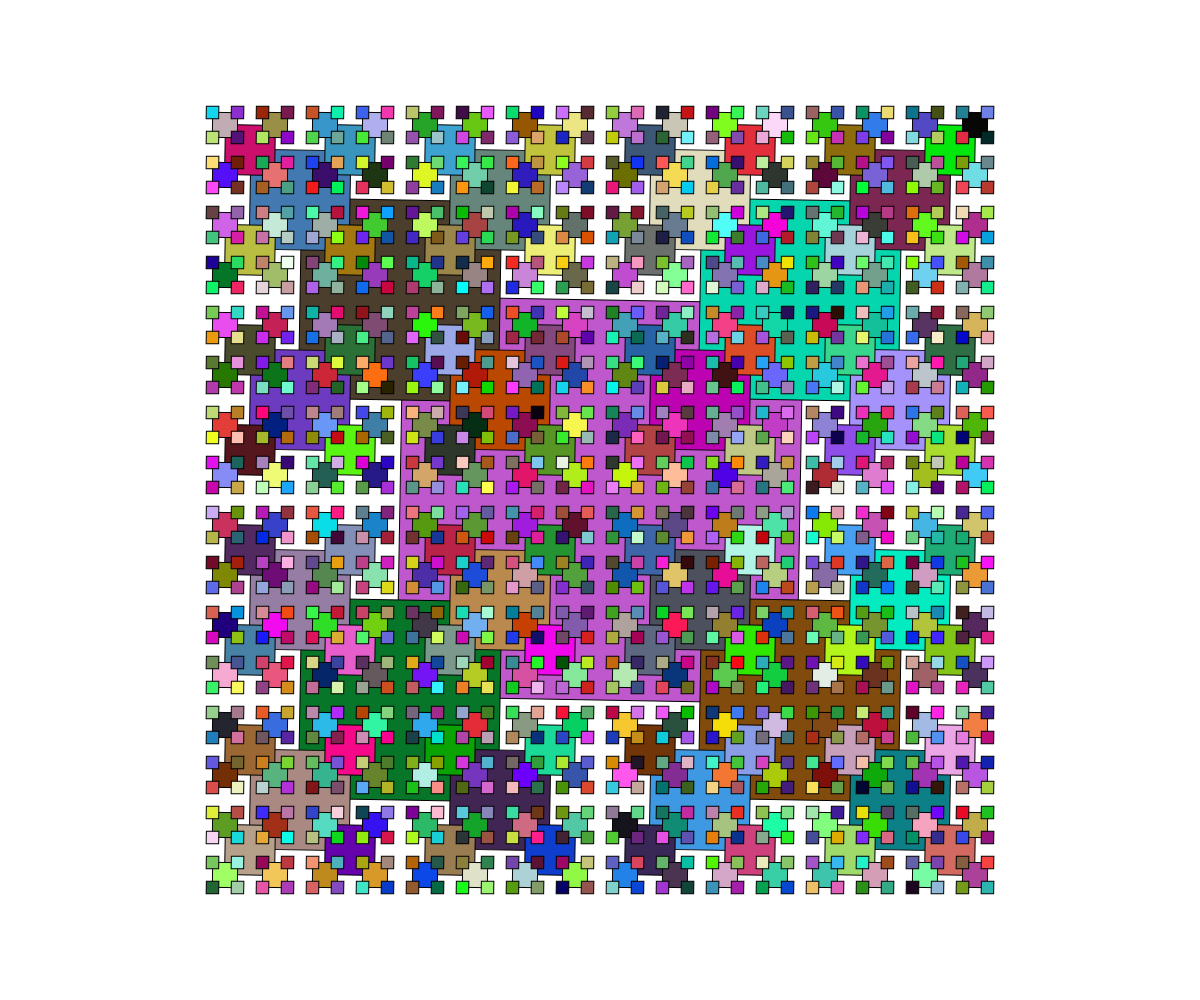
Frame 1 (no input)
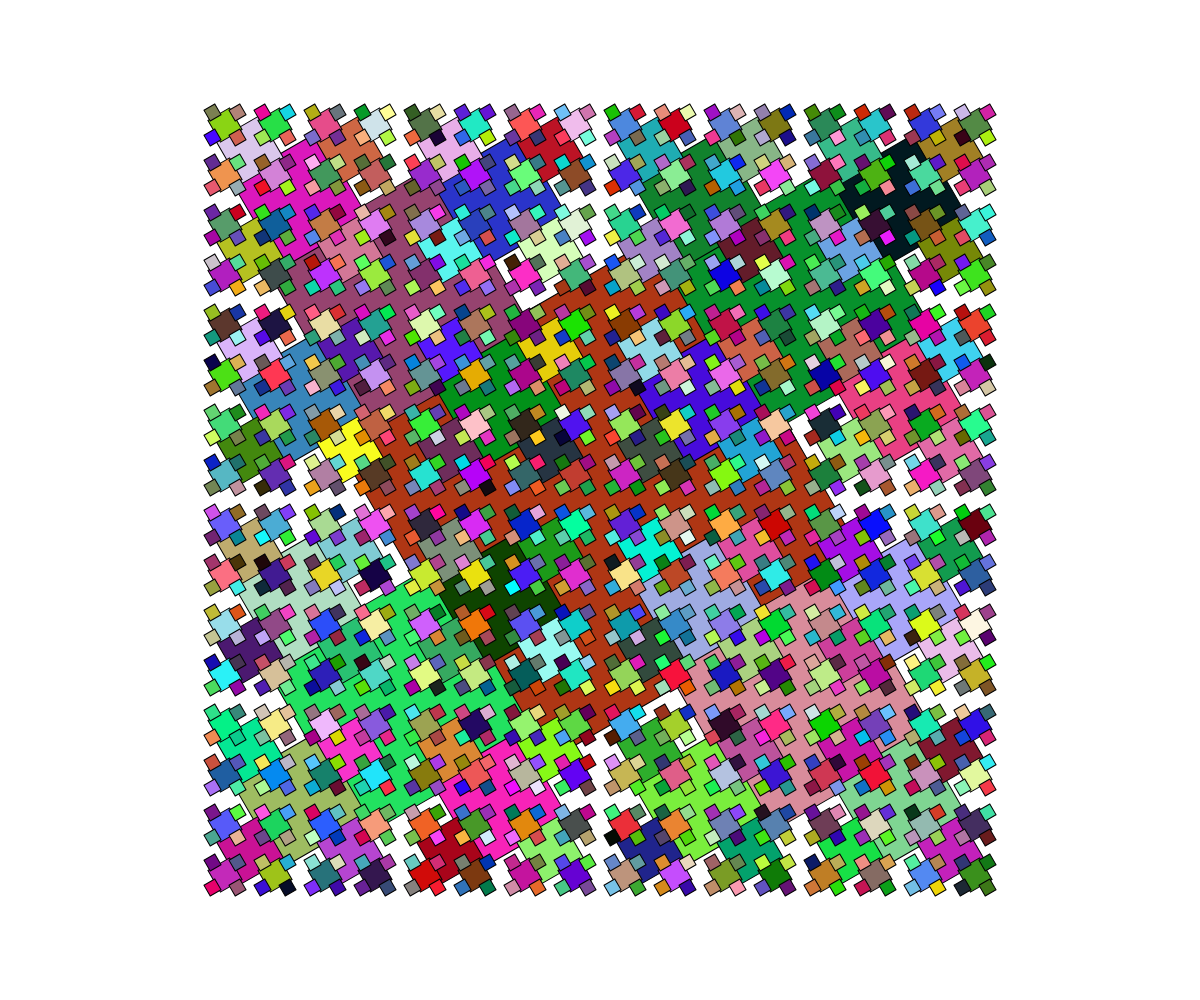
Frame 60 (no input)
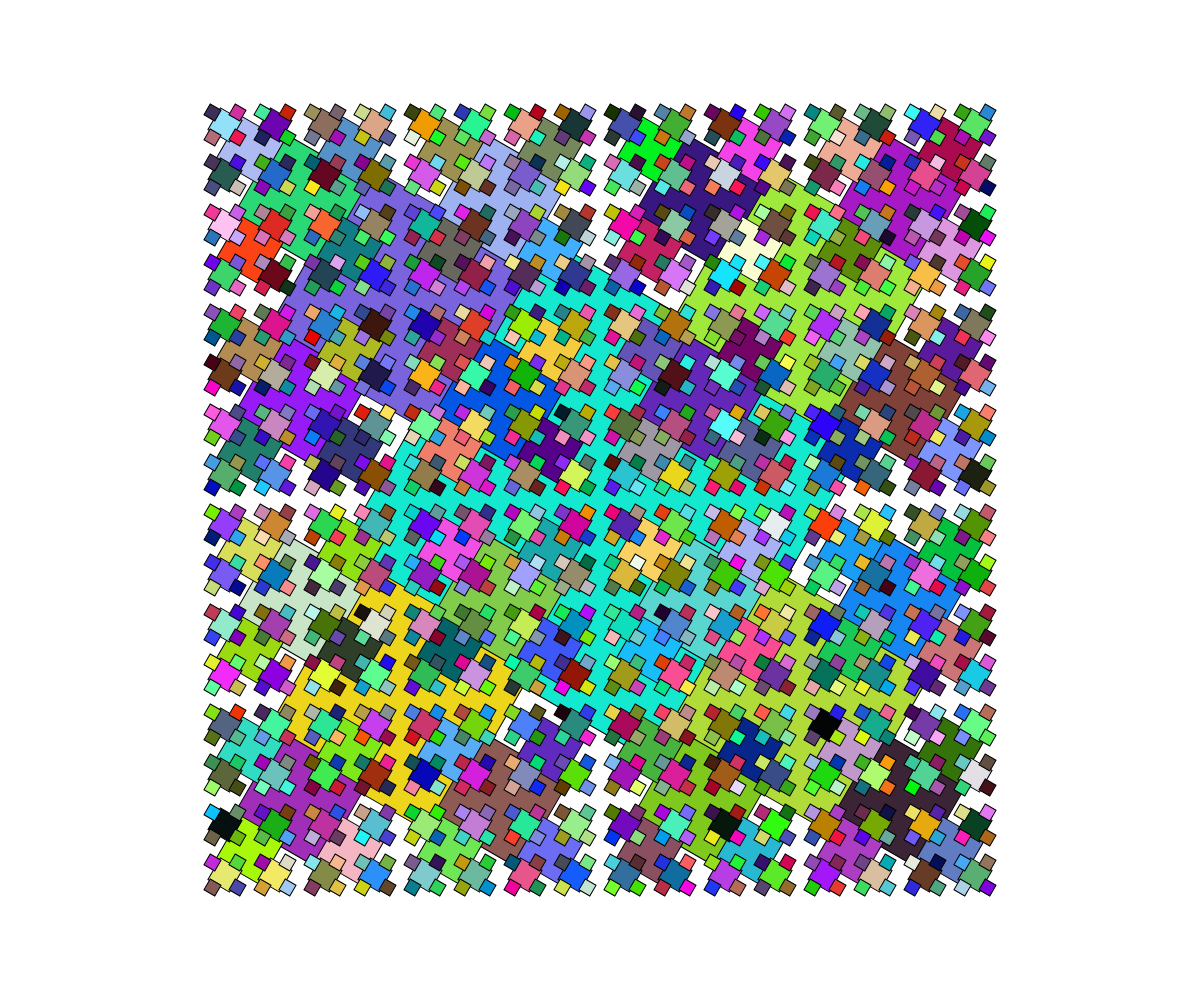
Frame 120 (the mouse pressed at the canvas centre since frame 60)

The p5.js sketch that drew these frames (run headless with seeded random() and noise() and a simulated clock; from frame 60 on, the mouse is pressed at the canvas centre):

// p5.js sketch
// ── sketch.js
// fractles
// Cinnia Bidaux
// november the 13th 2024
//
// Extra for Experts:
// - describe what you did to take this project "above and beyond"

let seed;
function setup() {
  createCanvas(windowWidth, windowHeight);
  noFill();
  seed = random(100)
}

function draw() {
  background(255);
  random(seed)
  squareFractle(width/2,height/2, width/3)
}

function squareFractle(x,y,len){
  if(len > 10){
    rectMode(CENTER);
    fill(random(255),random(255),random(255));

    push()
    translate(x,y);
    rotate(radians(frameCount));
    square(0,0,len);
    pop()

    squareFractle(x - len/2, y - len/2, len/2);
    squareFractle(x + len/2, y + len/2, len/2);
    squareFractle(x - len/2, y + len/2, len/2);
    squareFractle(x + len/2, y - len/2, len/2);
  }
}

function circleFractle(x,y,d){
  if(d>2){
    circle(x,y,d);


    circleFractle(x - d/2,y, d/2);
    circleFractle(x + d/2,y, d/2);
    circleFractle(x,y + d/2, d/2);
  }
}


function cantOr(x,y,len,depth){
  if(depth > 0){
    line(x,y,x+len,y);
    let newY = y + 20;
    cantOr(x,newY,len/3, depth -1);
    cantOr(x+ 2/3*len,newY,len/3, depth-1);
  }
}


function circleIncircle(x, y, d){
  if (d > 10){
    circle(x,y,d);
    let den = map(mouseX,0,width,1.01, 2);
    circleIncircle(x,y,d/den);
  }
}
